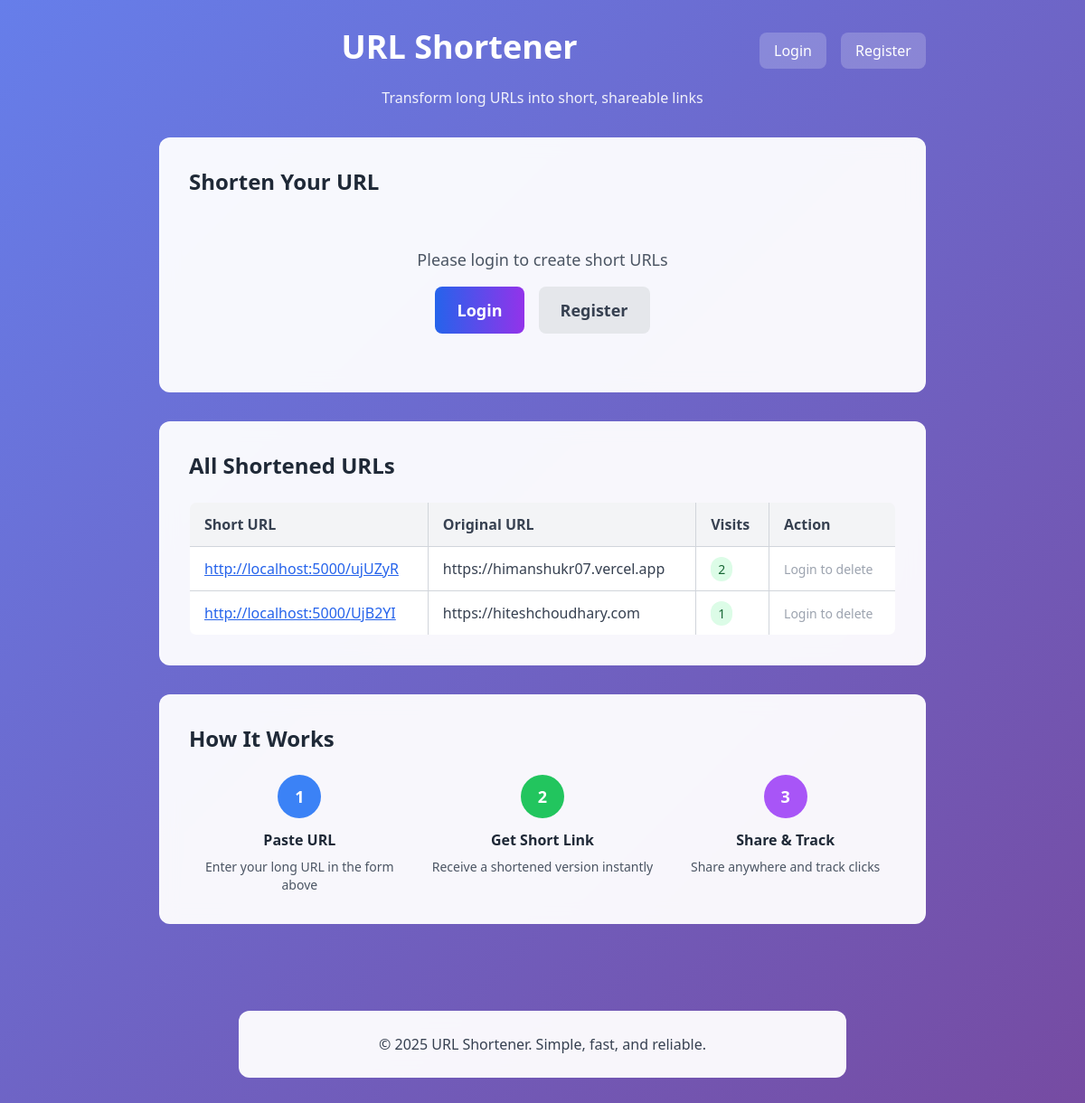
The app's page /, older data.
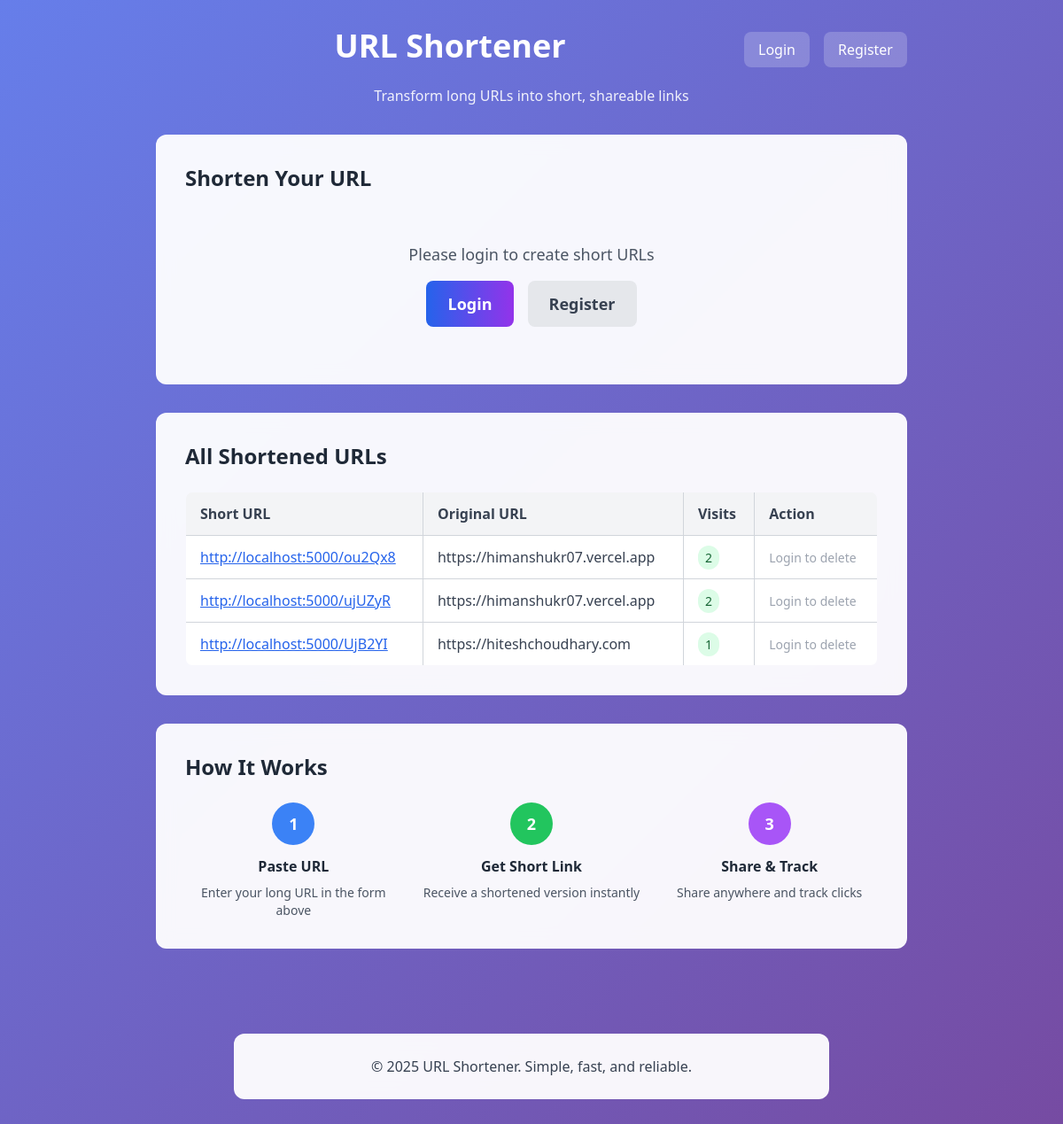
The same page, newer data.
### tables this page shows
CREATE TABLE urls(
                     id INTEGER PRIMARY KEY AUTOINCREMENT,
                     original_url TEXT NOT NULL,
                     short_code TEXT UNIQUE NOT NULL,
                     visit_count INTEGER DEFAULT 0
                     );

### app.py (the view, shortened to what this page needs)
@app.route("/", methods=['GET', 'POST'])
def index():
    all_urls = get_all_url()
    is_logged_in = 'user_id' in session
    username = session.get('username', None)
    return render_template('index.html', all_urls=all_urls, is_logged_in=is_logged_in, username=username)

### models.py (called while the page is built)
def get_all_url():
     with sqlite3.connect(DB_NAME) as conn:
         cur = conn.execute('SELECT original_url, short_code, visit_count FROM urls ORDER by id DESC')
         return cur.fetchall()

### templates/index.html (shortened to what this page needs)
<!DOCTYPE html>
<html lang="en">
<head>
    <script src="https://cdn.tailwindcss.com"></script>
</head>
<body class="min-h-screen gradient-bg">
    <div class="text-center py-8">
        <div class="flex justify-between items-center max-w-4xl mx-auto px-6 mb-4">
            <h1 class="text-4xl font-bold text-white mb-2">URL Shortener</h1>
            <div class="flex gap-4">
                {% if is_logged_in %}
                    <span class="text-white text-opacity-90">Welcome, <strong>{{ username }}</strong>!</span>
                    <a href="/logout" class="bg-white bg-opacity-20 hover:bg-opacity-30 text-white px-4 py-2 rounded-lg transition-all">
                        Logout
                    </a>
                {% else %}
                    <a href="/login" class="bg-white bg-opacity-20 hover:bg-opacity-30 text-white px-4 py-2 rounded-lg transition-all">
                        Login
                    </a>
                    <a href="/register" class="bg-white bg-opacity-20 hover:bg-opacity-30 text-white px-4 py-2 rounded-lg transition-all">
                        Register
                    </a>
                {% endif %}
            </div>
        </div>
        <p class="text-white text-opacity-90">Transform long URLs into short, shareable links</p>
    </div>
    <div class="max-w-4xl mx-auto px-6">
        <div class="glass-effect rounded-xl p-8 mb-8 hover-lift">
            <h2 class="text-2xl font-bold mb-6 text-gray-800">Shorten Your URL</h2>
            {% if is_logged_in %}
                <form method="POST" class="space-y-4">
                    <label class="block">
                        <span class="text-gray-700 font-medium">Enter a long URL</span>
                        <input
                         type="text"
                         name="urls"
                         placeholder="https://example.com/verylongurl"
                         required
                         class="mt-2 block w-full border border-gray-300 rounded-lg p-4 text-lg focus:ring-2 focus:ring-blue-500 focus:border-transparent"
                         >
                    </label>
                    <button type="submit" class="w-full bg-gradient-to-r from-blue-600 to-purple-600 text-white px-6 py-3 rounded-lg font-semibold text-lg hover:from-blue-700 hover:to-purple-700 transition-all">
                        Shorten URL
                    </button>
                </form>
            {% else %}
                <div class="text-center py-8">
                    <p class="text-gray-600 text-lg mb-4">Please login to create short URLs</p>
                    <div class="flex gap-4 justify-center">
                        <a href="/login" class="bg-gradient-to-r from-blue-600 to-purple-600 text-white px-6 py-3 rounded-lg font-semibold text-lg hover:from-blue-700 hover:to-purple-700 transition-all">
                            Login
                        </a>
                        <a href="/register" class="bg-gray-200 text-gray-700 px-6 py-3 rounded-lg font-semibold text-lg hover:bg-gray-300 transition-all">
                            Register
                        </a>
                    </div>
                </div>
            {% endif %}
        </div>
        <div class="glass-effect rounded-xl p-8 hover-lift">
            <h2 class="text-2xl font-bold mb-6 text-gray-800">All Shortened URLs</h2>
            {% if all_urls %}
            <div class="overflow-x-auto">
                <table class="w-full border-collapse border border-gray-300 rounded-lg overflow-hidden">
                    <thead class="bg-gray-100">
                        <tr>
                            <th class="border border-gray-300 px-4 py-3 text-left font-semibold text-gray-700">Short URL</th>
                            <th class="border border-gray-300 px-4 py-3 text-left font-semibold text-gray-700">Original URL</th>
                            <th class="border border-gray-300 px-4 py-3 text-left font-semibold text-gray-700">Visits</th>
                            <th class="border border-gray-300 px-4 py-3 text-left font-semibold text-gray-700">Action</th>
                        </tr>
                    </thead>
                    <tbody class="bg-white">
                        {% for url in all_urls %}
                            <tr class="hover:bg-gray-50">
                                <td class="border border-gray-300 px-4 py-3">
                                    <a href="/{{ url[1] }}" target="_blank" class="text-blue-600 underline hover:text-blue-800">
                                        http://localhost:5000/{{ url[1] }}
                                    </a>
                                </td>
                                <td class="border border-gray-300 px-4 py-3 text-gray-700">{{ url[0] }}</td>
                                <td class="border border-gray-300 px-4 py-3">
                                    <span class="bg-green-100 text-green-800 px-2 py-1 rounded-full text-sm font-medium">
                                        {{ url[2] }}
                                    </span>
                                </td>
                                <td class="border border-gray-300 px-4 py-3">
                                    {% if is_logged_in %}
                                        <form
                                        action="/delete/{{ url[1] }}"
                                        method="POST"
                                        onsubmit="return confirm('Delete this short url?')"
                                        class="inline">
                                        <button type="submit" class="bg-red-100 hover:bg-red-200 text-red-600 px-3 py-1 rounded font-bold transition-colors">
                                            Delete
                                        </button>
                                        </form>
                                    {% else %}
                                        <span class="text-gray-400 text-sm">Login to delete</span>
                                    {% endif %}
                                </td>
                            </tr>
                        {% endfor %}
                    </tbody>
                </table>
            </div>
            {% else %}
            <div class="text-center py-8">
                <p class="text-gray-600 text-lg">No URLs have been shortened yet</p>
                <p class="text-gray-500 mt-2">Start by entering a URL above!</p>
            </div>
            {% endif %}
        </div>
        <div class="glass-effect rounded-xl p-8 mt-8 hover-lift">
            <h2 class="text-2xl font-bold mb-6 text-gray-800">How It Works</h2>
            <div class="grid md:grid-cols-3 gap-6">
                <div class="text-center">
                    <div class="w-12 h-12 bg-blue-500 text-white rounded-full flex items-center justify-center mx-auto mb-3 font-bold text-lg">1</div>
                    <h3 class="font-semibold text-gray-800 mb-2">Paste URL</h3>
                    <p class="text-gray-600 text-sm">Enter your long URL in the form above</p>
                </div>
                <div class="text-center">
                    <div class="w-12 h-12 bg-green-500 text-white rounded-full flex items-center justify-center mx-auto mb-3 font-bold text-lg">2</div>
                    <h3 class="font-semibold text-gray-800 mb-2">Get Short Link</h3>
                    <p class="text-gray-600 text-sm">Receive a shortened version instantly</p>
                </div>
                <div class="text-center">
                    <div class="w-12 h-12 bg-purple-500 text-white rounded-full flex items-center justify-center mx-auto mb-3 font-bold text-lg">3</div>
                    <h3 class="font-semibold text-gray-800 mb-2">Share & Track</h3>
                    <p class="text-gray-600 text-sm">Share anywhere and track clicks</p>
                </div>
            </div>
        </div>
    </div>
    <footer class="text-center py-8 mt-16">
        <div class="glass-effect rounded-xl p-6 max-w-2xl mx-auto">
            <p class="text-gray-700">&copy; 2025 URL Shortener. Simple, fast, and reliable.</p>
        </div>
    </footer>
</body>
</html>

### templates/index.html (style rules this page uses)
.gradient-bg { background: linear-gradient(135deg, #667eea 0%, #764ba2 100%); }
.glass-effect { background: rgba(255, 255, 255, 0.95); backdrop-filter: blur(10px); border: 1px solid rgba(255, 255, 255, 0.3); }
.hover-lift { transition: all 0.3s ease; }

Row changes from the older to the newer data that the page shows:
added urls: short_code "ou2Qx8", original_url "https://himanshukr07.vercel.app", visit_count "2"
